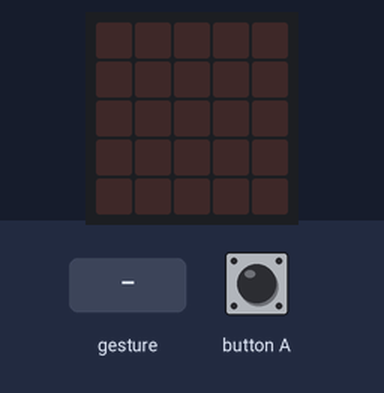
The program below on a simulated BBC micro:bit (MakeCode). Parts: the board's 5×5 LED display. Inputs (shaded band) come from the test bench. Random numbers come from a fixed seed; a tilt is held for 1.5 s and a shake lasts 1 s, then the board lies face up again.

Above: at 1.2 s.
1.3 s: gesture 'shake'
At 2.2 s:
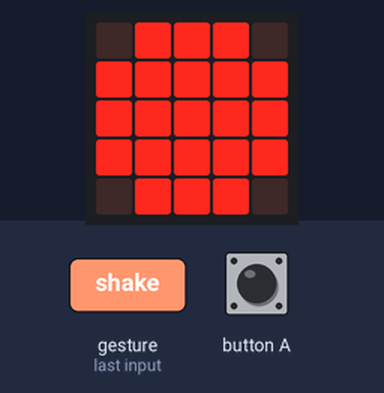
3.0 s: button A pressed for 0.15 s
At 4.1 s:
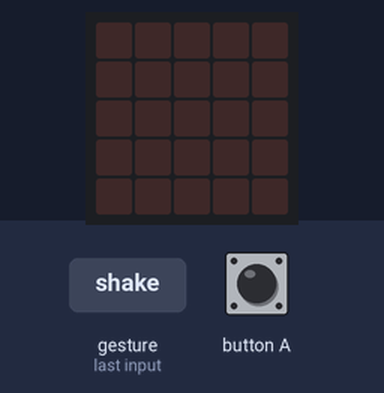
4.6 s: gesture 'shake'
At 5.9 s:
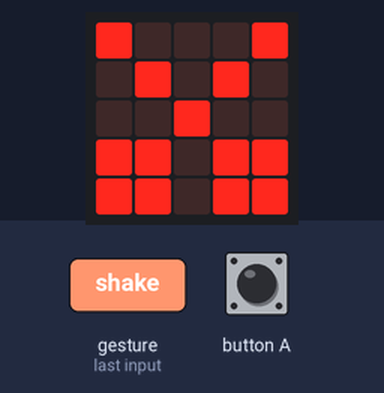
Timing chart, 0 to 7.6 s (numbered marks = the images above; inputs shaded):
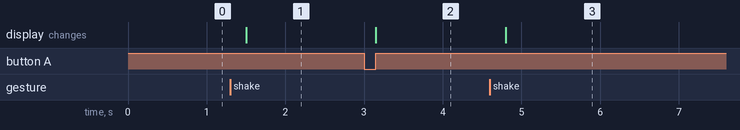

Measured:
- after the input at 1.3 s, the display: changes after 0.20 s (image 1)
- after the input at 3.0 s, the display: changes after 0.15 s (image 2)
- after the input at 4.6 s, the display: changes after 0.20 s (image 3)

The program:

main.ts
```typescript
let nombre = 0
input.onButtonPressed(Button.A, function () {
    basic.showLeds(`
        . . . . .
        . . . . .
        . . . . .
        . . . . .
        . . . . .
        `)
})
input.onGesture(Gesture.Shake, function () {
    nombre = randint(0, 2)
    if (nombre == 0) {
        basic.showLeds(`
            . # # # .
            # # # # #
            # # # # #
            # # # # #
            . # # # .
            `)
    }
    if (nombre == 1) {
        basic.showLeds(`
            # # # # .
            # . . # .
            # . . # .
            # . . # .
            # # # # .
            `)
    }
    if (nombre == 2) {
        basic.showLeds(`
            # . . . #
            . # . # .
            . . # . .
            # # . # #
            # # . # #
            `)
    }
})
```

test.ts
```typescript
// les tests vont ici ; cela ne sera pas compilé si ce paquet est utilisé en tant qu'extension.
```
